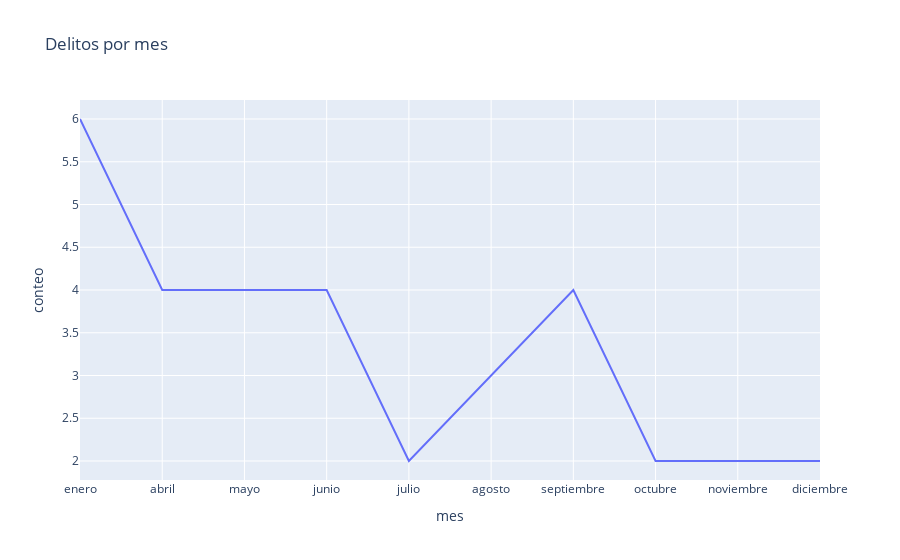

The notebook cell saved with this chart:
### Code cell
fig = px.line(df_melted.query("delito_semaforo == 'Homicidios' and entidad == 'Aguascalientes' and anio == 2015"), x="mes", y="conteo", title='Delitos por mes')
fig.show()

### Figure 1 — Plotly figure (JSON) as saved in the notebook; plotly's stock layout.template omitted (floating-point values rounded to 4 significant figures)
{"data": [{"hovertemplate": "mes=%{x}<br>conteo=%{y}<extra></extra>", "legendgroup": "", "line": {"color": "#636efa", "dash": "solid"}, "marker": {"symbol": "circle"}, "mode": "lines", "name": "", "orientation": "v", "showlegend": false, "type": "scatter", "x": ["enero", "abril", "mayo", "junio", "julio", "agosto", "septiembre", "octubre", "noviembre", "diciembre"], "xaxis": "x", "y": [6, 4, 4, 4, 2, 3, 4, 2, 2, 2], "yaxis": "y"}], "layout": {"legend": {"tracegroupgap": 0}, "title": {"text": "Delitos por mes"}, "xaxis": {"anchor": "y", "domain": [0, 1], "title": {"text": "mes"}}, "yaxis": {"anchor": "x", "domain": [0, 1], "title": {"text": "conteo"}}}}
